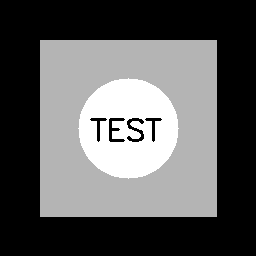
#> input picture Denoising Showdown_Project 7/sample_clean.png, 256 x 256 px
$ python main.py
#> lines starting #> are read from the running program, lines starting #| are printed output that depends on the picture
import os
import cv2
import numpy as np
import matplotlib.pyplot as plt
from skimage.metrics import peak_signal_noise_ratio as psnr
from skimage.metrics import structural_similarity as ssim
from skimage.restoration import denoise_nl_means, estimate_sigma

def load_and_preprocess(image_path):
    """Loads an image in grayscale and normalizes it to [0, 1] float range."""
#> called with image_path = 'sample_clean.png'
    img = cv2.imread(image_path, cv2.IMREAD_GRAYSCALE)
#> img is the input picture: shape (256, 256); min 0, max 255, mean 92.9
    if img is None:
        raise FileNotFoundError(f"Could not open or find the image at: {image_path}")
    return img.astype(np.float32) / 255.0

def add_gaussian_noise(img, mean=0.0, sigma=0.1):
#> called with mean = 0, sigma = 0.1
    noise = np.random.normal(mean, sigma, img.shape)
    noisy_img = img + noise
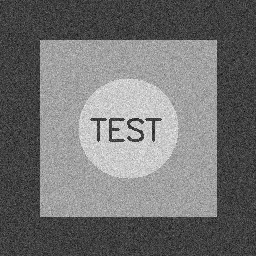
#> noisy_img: shape (256, 256) float64; min -0.466, max 1.38, mean 0.364; drawn with min black and max white
    return np.clip(noisy_img, 0.0, 1.0)

def add_salt_and_pepper_noise(img, amount=0.05):
#> called with amount = 0.04
    noisy_img = np.copy(img)
    # Salt (white pixels)
    num_salt = np.ceil(amount * img.size * 0.5)
#> num_salt = 1311
    coords = [np.random.randint(0, i - 1, int(num_salt)) for i in img.shape]
    noisy_img[tuple(coords)] = 1.0

    # Pepper (black pixels)
    num_pepper = np.ceil(amount * img.size * 0.5)
#> num_pepper = 1311
    coords = [np.random.randint(0, i - 1, int(num_pepper)) for i in img.shape]
    noisy_img[tuple(coords)] = 0.0
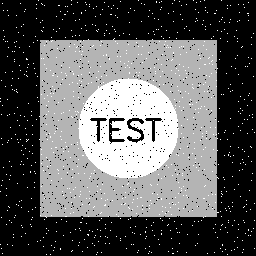
#> noisy_img: shape (256, 256) float32; min 0, max 1, mean 0.369
    return noisy_img

def add_poisson_noise(img):
    # Poisson noise is signal dependent. Scale up to simulate photon counts.
    vals = len(np.unique(img))
#> vals = 3
    vals = 2 ** np.ceil(np.log2(vals))
#> vals = 4
    noisy_img = np.random.poisson(img * vals) / float(vals)
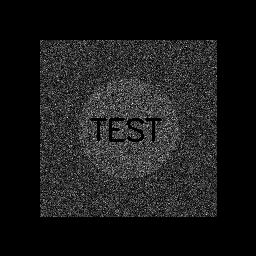
#> noisy_img: shape (256, 256) float64; min 0, max 3.5, mean 0.364; drawn with min black and max white
    return np.clip(noisy_img, 0.0, 1.0)
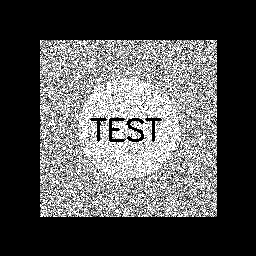
#> returned value: shape (256, 256) float64; min 0, max 1, mean 0.318

def apply_filters(noisy_img):
    """Applies the 5 target restoration filters."""
    # Convert back to uint8 safely for filters that require it
    noisy_u8 = (noisy_img * 255).astype(np.uint8)
    results = {}

    # 1. Mean Filter (Box Filter)
    mean_f = cv2.blur(noisy_img, (5, 5))
    results['Mean'] = np.clip(mean_f, 0.0, 1.0)

    # 2. Median Filter
    median_f = cv2.medianBlur(noisy_u8, 5)
    results['Median'] = median_f.astype(np.float32) / 255.0

    # 3. Gaussian Filter
    gaussian_f = cv2.GaussianBlur(noisy_img, (5, 5), sigmaX=1.0)
    results['Gaussian'] = np.clip(gaussian_f, 0.0, 1.0)

    # 4. Bilateral Filter
    # Needs uint8 input for standard opencv implementation processing
    bilateral_f = cv2.bilateralFilter(noisy_u8, d=9, sigmaColor=50, sigmaSpace=15)
    results['Bilateral'] = bilateral_f.astype(np.float32) / 255.0

    # 5. Non-Local Means Filter (NLM)
    sigma_est = np.mean(estimate_sigma(noisy_img, channel_axis=None))
    nlm_f = denoise_nl_means(noisy_img, h=1.15 * sigma_est, fast_mode=True,
                             patch_size=5, patch_distance=6, channel_axis=None)
    results['NL-Means'] = np.clip(nlm_f, 0.0, 1.0)

    return results

def run_benchmark(image_path, output_dir='results'):
    os.makedirs(output_dir, exist_ok=True)
    orig = load_and_preprocess(image_path)

    noises = {
        'Gaussian': add_gaussian_noise(orig, sigma=0.1),
        'Salt & Pepper': add_salt_and_pepper_noise(orig, amount=0.04),
        'Poisson': add_poisson_noise(orig)
    }

    print(f"{'Noise Type':<15} | {'Filter':<12} | {'PSNR (dB)':<10} | {'SSIM':<8}")
    print("-" * 55)

    fig, axes = plt.subplots(3, 7, figsize=(20, 10))

    for row_idx, (noise_name, noisy_img) in enumerate(noises.items()):
        # Metrics for baseline noisy image
        p_noisy = psnr(orig, noisy_img, data_range=1.0)
        s_noisy = ssim(orig, noisy_img, data_range=1.0)

        # Display baseline
        axes[row_idx, 0].imshow(orig, cmap='gray')
        axes[row_idx, 0].set_title("Original Clean")
        axes[row_idx, 1].imshow(noisy_img, cmap='gray')
        axes[row_idx, 1].set_title(f"{noise_name}\nPSNR: {p_noisy:.2f}")

        # Process and evaluate filters
        filter_outputs = apply_filters(noisy_img)

        for col_idx, (filter_name, restored_img) in enumerate(filter_outputs.items(), start=2):
            p_score = psnr(orig, restored_img, data_range=1.0)
            s_score = ssim(orig, restored_img, data_range=1.0)

            print(f"{noise_name:<15} | {filter_name:<12} | {p_score:<10.2f} | {s_score:<8.4f}")

            ax = axes[row_idx, col_idx]
            ax.imshow(restored_img, cmap='gray')
            ax.set_title(f"{filter_name}\nPSNR: {p_score:.2f}\nSSIM: {s_score:.3f}", fontsize=9)
#> this loop made 3 passes
#> (noise_name, p_noisy, s_noisy, sigma_est in apply_filters) on passes 1 to 3: ('Gaussian', 21.72, 0.173, 0.0652), ('Salt & Pepper', 17.81, 0.393, 0.0304), ('Poisson', 13.15, 0.551, 0.292)
#> (printed output is left out)
#> pass 1, in apply_filters, `mean_f = cv2.blur(noisy_img, (5, 5))`:
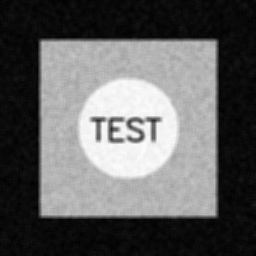
#> mean_f: shape (256, 256) float64; min 0.00454, max 0.994, mean 0.381
#> pass 1, in apply_filters, `gaussian_f = cv2.GaussianBlur(noisy_img, (5, 5), sigmaX=1.0)`:
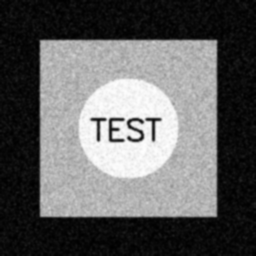
#> gaussian_f: shape (256, 256) float64; min 0.00238, max 0.996, mean 0.381

    for ax in axes.ravel():
        ax.axis('off')

    plt.tight_layout()
    plt.savefig(os.path.join(output_dir, 'benchmark_matrix.png'), dpi=300)
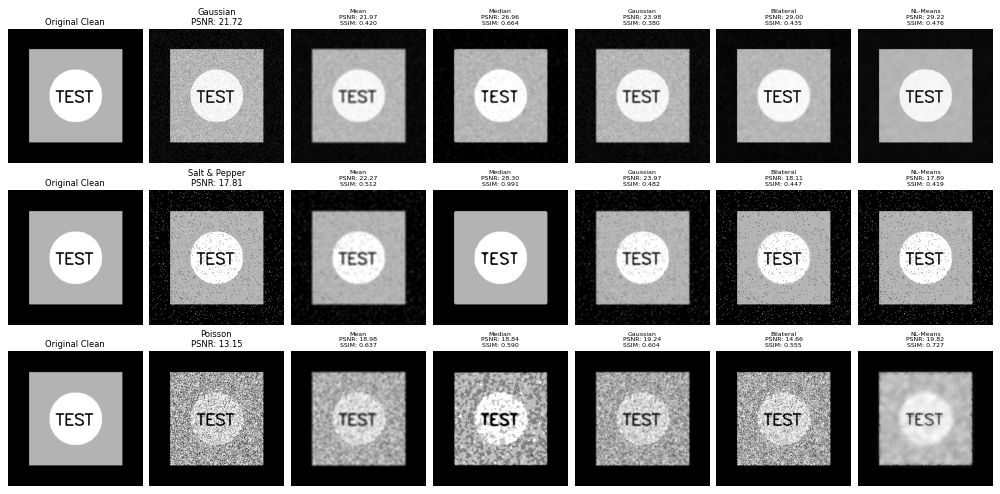
#> figure drawn by matplotlib, 21 panels
    plt.show()
    print(f"\nBenchmark finished. Visual matrix saved to '{output_dir}/benchmark_matrix.png'")

if __name__ == '__main__':
    # Ensure a target sample image exists or replace with your local file path
    sample_img_name = 'sample_clean.png'
    if not os.path.exists(sample_img_name):
        # Generate a synthetic template image if no input file is found
        synthetic_clean = np.zeros((256, 256), dtype=np.uint8)
        cv2.rectangle(synthetic_clean, (40, 40), (216, 216), 180, -1)
        cv2.circle(synthetic_clean, (128, 128), 50, 255, -1)
        cv2.putText(synthetic_clean, "TEST", (90, 140), cv2.FONT_HERSHEY_SIMPLEX, 1.0, 0, 2)
        cv2.imwrite(sample_img_name, synthetic_clean)
        print(f"Generated synthetic baseline file: '{sample_img_name}'")

    run_benchmark(sample_img_name)
